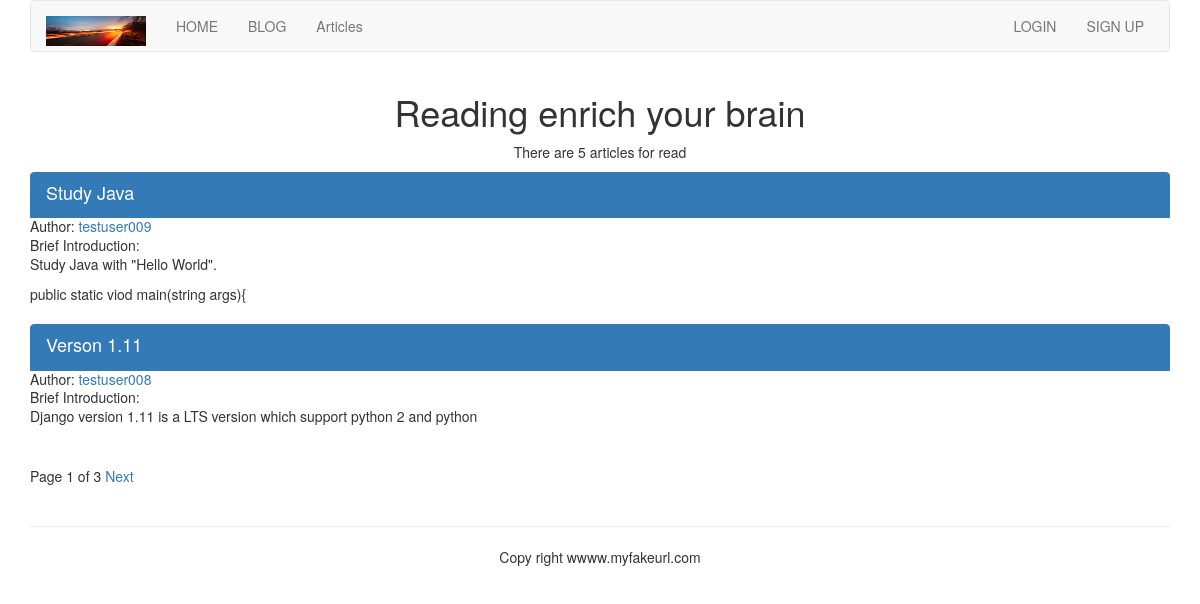
The page /article/list-article-titles/ on the database its author committed.
### article/models.py (models this page shows, shortened)
class ArticlePost(models.Model):
    author = models.ForeignKey(User, related_name = 'article')
    title = models.CharField(max_length = 200)
    slug = models.SlugField(max_length = 500)
    column = models.ForeignKey(ArticleColumn, related_name = 'article_column')
    body = models.TextField()
    created = models.DateTimeField(default = timezone.now())
    updated = models.DateTimeField(auto_now = True)
    users_like = models.ManyToManyField(User, related_name = 'articles_like', blank = True)
    class Meta:
        ordering = ('-updated',)
        index_together = (('id', 'slug'),)
    def get_url_path(self):
        return reverse('article:list_article_detail', args = [self.id, self.slug])

### article/list_views.py (the view)
# urls.py: url(r'^list-article-titles/(?P<username>[-\w]+)/$', list_views.article_titles, name = 'author_articles'),
def article_titles(request, username = None):
    if username:
        user = User.objects.get(username = username)
        articles_title = ArticlePost.objects.filter(author = user)
        try:
            userinfo = user.userinfo
        except:
            userinfo = None
    else:
        articles_title = ArticlePost.objects.all()
    paginator = Paginator(articles_title, 2)
    page = request.GET.get('page')
    try:
        current_page = paginator.page(page)
        articles = current_page.object_list
    except PageNotAnInteger:
        current_page = paginator.page(1)
        articles = current_page.object_list
    except EmptyPage:
        current_page = paginator.page(paginator.num_pages)
        articles = current_page.object_list
    if username:
        return render(request, 'article/list/author_articles.html', {'articles':articles, 'page':current_page,
                                                                     'userinfo':userinfo})
    return render(request, 'article/list/article_titles.html', {'articles':articles, 'page':current_page})

### article/templatetags/article_tags.py (called while the page is built)
@register.simple_tag
def total_articles():
    return ArticlePost.objects.count()

### templates/article/list/article_titles.html (shortened to what this page needs)
{% extends 'base.html' %}
{% load article_tags %}
{% block content %}
<div class="row text-center vertical-middle-sm">
    <h1>Reading enrich your brain</h1>
    <p>There are {% total_articles %} articles for read</p>
</div>
<div class="cotainer">
    {% for article in articles %}
    <div class="list-group">
        <a href="{{article.get_url_path}}" class="list-group-item active">
            <h4 class="list-group-item-heading">{{article.title}}</h4></a>
            <p class="list-group-item-text">Author:<a href="{% url 'article:author_articles' article.author.username %}">
                {{article.author.username}}</a></p>
            <p class="list-group-item-text">Brief Introduction: {{article.body|slice:'70'|linebreaks}}</p>
    </div>
    {% endfor %}
    {% include 'paginator.html' %}
</div>
{% endblock %}

### rows shown on the page
ArticlePost: title "Study Java", author.username "testuser009", body "Study Java with \"Hello World\". public static viod main(string args){"
ArticlePost: title "Verson 1.11", author.username "testuser008", body "Django version 1.11 is a LTS version which support python 2 and python"

### other values the page prints
{{ page.number }} "1"
{{ page.paginator.num_pages }} "3"
